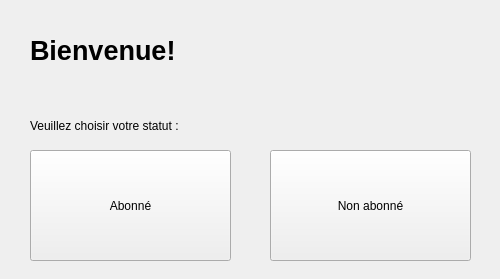
<?xml version="1.0" encoding="UTF-8"?>
<ui version="4.0">
 <class>consumer_home</class>
 <widget class="QMainWindow" name="consumer_home">
  <property name="geometry">
   <rect>
    <x>0</x>
    <y>0</y>
    <width>500</width>
    <height>279</height>
   </rect>
  </property>
  <property name="windowTitle">
   <string>MainWindow</string>
  </property>
  <widget class="QWidget" name="centralwidget">
   <widget class="QLabel" name="label">
    <property name="geometry">
     <rect>
      <x>30</x>
      <y>30</y>
      <width>161</width>
      <height>41</height>
     </rect>
    </property>
    <property name="font">
     <font>
      <pointsize>20</pointsize>
      <weight>75</weight>
      <bold>true</bold>
     </font>
    </property>
    <property name="text">
     <string>Bienvenue!</string>
    </property>
   </widget>
   <widget class="QLabel" name="label_2">
    <property name="geometry">
     <rect>
      <x>30</x>
      <y>110</y>
      <width>221</width>
      <height>31</height>
     </rect>
    </property>
    <property name="text">
     <string>Veuillez choisir votre statut :</string>
    </property>
   </widget>
   <widget class="QPushButton" name="btn_subscriber">
    <property name="geometry">
     <rect>
      <x>30</x>
      <y>150</y>
      <width>201</width>
      <height>111</height>
     </rect>
    </property>
    <property name="text">
     <string>Abonné</string>
    </property>
   </widget>
   <widget class="QPushButton" name="btn_guest">
    <property name="geometry">
     <rect>
      <x>270</x>
      <y>150</y>
      <width>201</width>
      <height>111</height>
     </rect>
    </property>
    <property name="text">
     <string>Non abonné</string>
    </property>
   </widget>
  </widget>
 </widget>
 <resources/>
 <connections/>
</ui>
